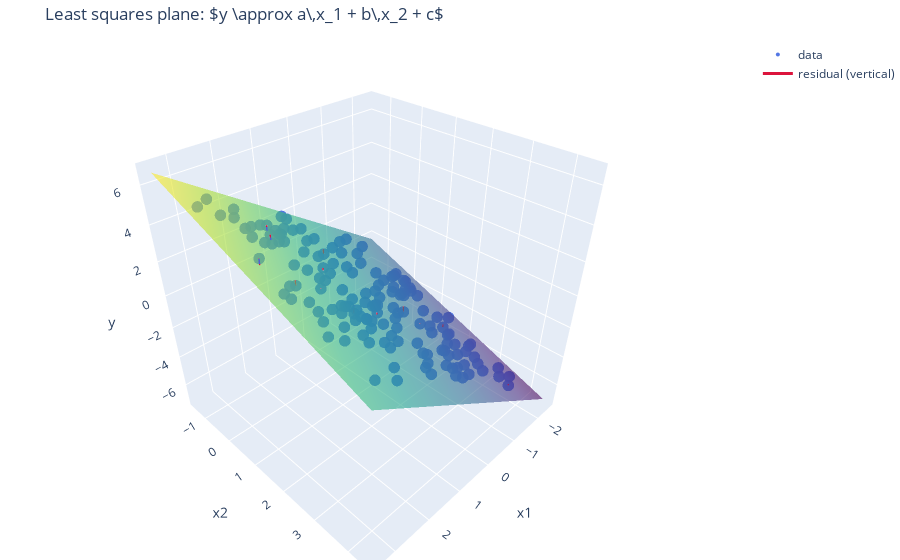

The notebook cell saved with this chart:
### Markdown cell above
### Exercise: Two‑feature least squares with a 3D visualization

We will create data from a plane
$y = a\,x_1 + b\,x_2 + c + \varepsilon$,
with small noise $\varepsilon$, then recover $(a,b,c)$ by least squares.  

**Tasks**
1. Generate $n$ points $(x_1, x_2)$ and noisy $y$ from a known plane.
2. Build $X = [\,x_1\ \ x_2\ \ 1\,]$ and compute $\mathbf{w}^*$ with `np.linalg.lstsq`.
3. Verify orthogonality: compute $X^\top r$ and its norm.
4. Make a **3D scatter** of $(x_1,x_2,y)$ and overlay the **fitted plane**.
5. (Optional) Draw a few **vertical residuals** from the plane to data points.

Try changing the noise level $\sigma$, sample size $n$, or the true coefficients and see how the fit and residuals behave.

### Code cell
# 3D plot of least squares plane
# you might first need one or both of these:
# %pip install plotly -q
# %pip install -U nbformat plotly
import plotly.graph_objects as go

# --- generate noisy observations ---
rng = np.random.default_rng(432)
n = 150     ### try changing this!
x1 = rng.uniform(-2, 3, size=n)
x2 = rng.uniform(-1, 4, size=n)
a_true, b_true, c_true = 1.5, -0.8, 0.2 ### feel free to change these!
sigma = 0.25    ### try changing this!
y_clean = a_true * x1 + b_true * x2 + c_true
y = y_clean + rng.normal(0, sigma, size=n)

X = np.column_stack([x1, x2, np.ones_like(x1)])
beta_hat, *_ = np.linalg.lstsq(X, y, rcond=None)
a_hat, b_hat, c_hat = beta_hat

# Plane grid
x1g = np.linspace(x1.min()-0.5, x1.max()+0.5, 40)
x2g = np.linspace(x2.min()-0.5, x2.max()+0.5, 40)
X1g, X2g = np.meshgrid(x1g, x2g)
Yg = a_hat * X1g + b_hat * X2g + c_hat

# 3D scatter of data
scatter = go.Scatter3d(
    x=x1, y=x2, z=y,
    mode='markers',
    marker=dict(size=4, color='royalblue', opacity=0.9),
    name='data'
)

# Fitted plane
surface = go.Surface(
    x=x1g, y=x2g, z=Yg,
    colorscale='Viridis', opacity=0.6, showscale=False,
    name='fitted plane'
)

# A few vertical residuals
residual_traces = []
step = max(1, n // 12)
for i in range(0, n, step):
    yhat_i = a_hat * x1[i] + b_hat * x2[i] + c_hat
    residual_traces.append(
        go.Scatter3d(
            x=[x1[i], x1[i]],
            y=[x2[i], x2[i]],
            z=[yhat_i, y[i]],
            mode='lines',
            line=dict(color='crimson', width=3),
            showlegend=(i == 0),
            name='residual (vertical)'
        )
    )

fig = go.Figure(data=[scatter, surface, *residual_traces])
fig.update_layout(
    title='Least squares plane: $y \\approx a\\,x_1 + b\\,x_2 + c$',
    scene=dict(
        xaxis_title='x1', yaxis_title='x2', zaxis_title='y',
        aspectmode='cube'
    ),
    margin=dict(l=0, r=0, t=40, b=0)
)
fig.show()
print(f'True plane:     y = {a_true:.2f} x1 + {b_true:.2f} x2 + {c_true:.2f}')
print(f'Fitted plane:   y = {a_hat:.2f} x1 + {b_hat:.2f} x2 + {c_hat:.2f}')

### Figure 1 — Plotly figure (JSON) as saved in the notebook; plotly's stock layout.template omitted (floating-point values rounded to 4 significant figures; data arrays with more than 128 entries replaced by an {"elided": "..."} marker saying what was removed)
{"data": [{"marker": {"color": "royalblue", "opacity": 0.9, "size": 4}, "mode": "markers", "name": "data", "type": "scatter3d", "x": {"elided": "150 float values"}, "y": {"elided": "150 float values"}, "z": {"elided": "150 float values"}}, {"colorscale": [[0, "#440154"], [0.1111, "#482878"], [0.2222, "#3e4989"], [0.3333, "#31688e"], [0.4444, "#26828e"], [0.5556, "#1f9e89"], [0.6667, "#35b779"], [0.7778, "#6ece58"], [0.8889, "#b5de2b"], [1, "#fde725"]], "name": "fitted plane", "opacity": 0.6, "showscale": false, "type": "surface", "x": [-2.472, -2.32, -2.167, -2.015, -1.863, -1.711, -1.559, -1.407, -1.255, -1.103, -0.9506, -0.7985, -0.6464, -0.4943, -0.3422, -0.1901, -0.03804, 0.1141, 0.2662, 0.4182, 0.5703, 0.7224, 0.8745, 1.027, 1.179, 1.331, 1.483, 1.635, 1.787, 1.939, 2.091, 2.243, 2.396, 2.548, 2.7, 2.852, 3.004, 3.156, 3.308, 3.46], "y": [-1.474, -1.322, -1.17, -1.018, -0.8664, -0.7145, -0.5627, -0.4109, -0.2591, -0.1072, 0.04457, 0.1964, 0.3482, 0.5, 0.6519, 0.8037, 0.9555, 1.107, 1.259, 1.411, 1.563, 1.715, 1.866, 2.018, 2.17, 2.322, 2.474, 2.626, 2.777, 2.929, 3.081, 3.233, 3.385, 3.536, 3.688, 3.84, 3.992, 4.144, 4.296, 4.447], "z": {"elided": "40x40 float values"}}, {"line": {"color": "crimson", "width": 3}, "mode": "lines", "name": "residual (vertical)", "showlegend": true, "type": "scatter3d", "x": [1.292, 1.292], "y": [1.77, 1.77], "z": [0.7099, 0.2184]}, {"line": {"color": "crimson", "width": 3}, "mode": "lines", "name": "residual (vertical)", "showlegend": false, "type": "scatter3d", "x": [1.71, 1.71], "y": [-0.3985, -0.3985], "z": [3.105, 3.396]}, {"line": {"color": "crimson", "width": 3}, "mode": "lines", "name": "residual (vertical)", "showlegend": false, "type": "scatter3d", "x": [2.329, 2.329], "y": [1.262, 1.262], "z": [2.673, 2.388]}, {"line": {"color": "crimson", "width": 3}, "mode": "lines", "name": "residual (vertical)", "showlegend": false, "type": "scatter3d", "x": [2.898, 2.898], "y": [0.9828, 0.9828], "z": [3.751, 4.089]}, {"line": {"color": "crimson", "width": 3}, "mode": "lines", "name": "residual (vertical)", "showlegend": false, "type": "scatter3d", "x": [-1.446, -1.446], "y": [2.008, 2.008], "z": [-3.572, -3.765]}, {"line": {"color": "crimson", "width": 3}, "mode": "lines", "name": "residual (vertical)", "showlegend": false, "type": "scatter3d", "x": [-1.569, -1.569], "y": [3.947, 3.947], "z": [-5.339, -5.442]}, {"line": {"color": "crimson", "width": 3}, "mode": "lines", "name": "residual (vertical)", "showlegend": false, "type": "scatter3d", "x": [0.8275, 0.8275], "y": [1.982, 1.982], "z": [-0.1557, -0.04165]}, {"line": {"color": "crimson", "width": 3}, "mode": "lines", "name": "residual (vertical)", "showlegend": false, "type": "scatter3d", "x": [-0.5227, -0.5227], "y": [1.519, 1.519], "z": [-1.795, -2.163]}, {"line": {"color": "crimson", "width": 3}, "mode": "lines", "name": "residual (vertical)", "showlegend": false, "type": "scatter3d", "x": [1.81, 1.81], "y": [1.379, 1.379], "z": [1.803, 1.781]}, {"line": {"color": "crimson", "width": 3}, "mode": "lines", "name": "residual (vertical)", "showlegend": false, "type": "scatter3d", "x": [1.157, 1.157], "y": [0.698, 0.698], "z": [1.384, 1.526]}, {"line": {"color": "crimson", "width": 3}, "mode": "lines", "name": "residual (vertical)", "showlegend": false, "type": "scatter3d", "x": [-0.4427, -0.4427], "y": [2.108, 2.108], "z": [-2.156, -2.132]}, {"line": {"color": "crimson", "width": 3}, "mode": "lines", "name": "residual (vertical)", "showlegend": false, "type": "scatter3d", "x": [1.887, 1.887], "y": [-0.04491, -0.04491], "z": [3.081, 3.363]}, {"line": {"color": "crimson", "width": 3}, "mode": "lines", "name": "residual (vertical)", "showlegend": false, "type": "scatter3d", "x": [0.3751, 0.3751], "y": [-0.191, -0.191], "z": [0.9415, 0.6706]}], "layout": {"margin": {"b": 0, "l": 0, "r": 0, "t": 40}, "scene": {"aspectmode": "cube", "xaxis": {"title": {"text": "x1"}}, "yaxis": {"title": {"text": "x2"}}, "zaxis": {"title": {"text": "y"}}}, "title": {"text": "Least squares plane: $y \\approx a\\,x_1 + b\\,x_2 + c$"}}}
